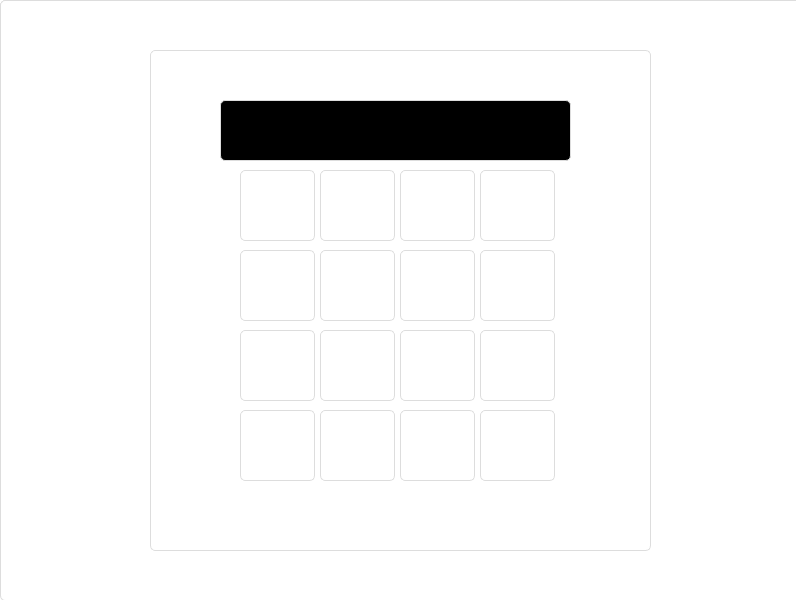
<?xml version="1.0" encoding="UTF-8"?>
<ui version="4.0">
 <class>MainWindow</class>
 <widget class="QMainWindow" name="MainWindow">
  <property name="geometry">
   <rect>
    <x>0</x>
    <y>0</y>
    <width>796</width>
    <height>600</height>
   </rect>
  </property>
  <property name="windowTitle">
   <string>MainWindow</string>
  </property>
  <property name="styleSheet">
   <string notr="true">padding: 10px;
    border: 1px solid #ddd;
    border-radius: 5px;
    font-size: 14px;
    background-color: white;</string>
  </property>
  <widget class="QWidget" name="centralwidget">
   <widget class="QWidget" name="widget" native="true">
    <property name="geometry">
     <rect>
      <x>0</x>
      <y>0</y>
      <width>801</width>
      <height>601</height>
     </rect>
    </property>
    <property name="styleSheet">
     <string notr="true">    background: qlineargradient(x1: 0, y1: 0, x2: 0, y2: 1, 
                                stop: 0 #e0f7ff, stop: 1 #ffffff);
    font-family: &quot;Arial&quot;;
    font-size: 14px;
    color: #333333;</string>
    </property>
    <widget class="QWidget" name="widget_2" native="true">
     <property name="geometry">
      <rect>
       <x>150</x>
       <y>50</y>
       <width>501</width>
       <height>501</height>
      </rect>
     </property>
     <property name="styleSheet">
      <string notr="true">background-color: transparent</string>
     </property>
     <widget class="QPushButton" name="pushButton">
      <property name="geometry">
       <rect>
        <x>90</x>
        <y>200</y>
        <width>75</width>
        <height>71</height>
       </rect>
      </property>
      <property name="text">
       <string/>
      </property>
      <property name="icon">
       <iconset>
        <normaloff>../img/keyboard_key_4.png</normaloff>../img/keyboard_key_4.png</iconset>
      </property>
      <property name="iconSize">
       <size>
        <width>50</width>
        <height>50</height>
       </size>
      </property>
     </widget>
     <widget class="QPushButton" name="pushButton_2">
      <property name="geometry">
       <rect>
        <x>90</x>
        <y>280</y>
        <width>75</width>
        <height>71</height>
       </rect>
      </property>
      <property name="text">
       <string/>
      </property>
      <property name="icon">
       <iconset>
        <normaloff>../img/keyboard_key_1.png</normaloff>../img/keyboard_key_1.png</iconset>
      </property>
      <property name="iconSize">
       <size>
        <width>50</width>
        <height>50</height>
       </size>
      </property>
     </widget>
     <widget class="QPushButton" name="pushButton_3">
      <property name="geometry">
       <rect>
        <x>90</x>
        <y>120</y>
        <width>75</width>
        <height>71</height>
       </rect>
      </property>
      <property name="text">
       <string/>
      </property>
      <property name="icon">
       <iconset>
        <normaloff>../img/keyboard_key_7.png</normaloff>../img/keyboard_key_7.png</iconset>
      </property>
      <property name="iconSize">
       <size>
        <width>50</width>
        <height>50</height>
       </size>
      </property>
     </widget>
     <widget class="QPushButton" name="pushButton_4">
      <property name="geometry">
       <rect>
        <x>170</x>
        <y>120</y>
        <width>75</width>
        <height>71</height>
       </rect>
      </property>
      <property name="text">
       <string/>
      </property>
      <property name="icon">
       <iconset>
        <normaloff>../img/keyboard_key_8.png</normaloff>../img/keyboard_key_8.png</iconset>
      </property>
      <property name="iconSize">
       <size>
        <width>50</width>
        <height>50</height>
       </size>
      </property>
     </widget>
     <widget class="QPushButton" name="pushButton_5">
      <property name="geometry">
       <rect>
        <x>250</x>
        <y>120</y>
        <width>75</width>
        <height>71</height>
       </rect>
      </property>
      <property name="text">
       <string/>
      </property>
      <property name="icon">
       <iconset>
        <normaloff>../img/keyboard_key_9.png</normaloff>../img/keyboard_key_9.png</iconset>
      </property>
      <property name="iconSize">
       <size>
        <width>50</width>
        <height>50</height>
       </size>
      </property>
     </widget>
     <widget class="QPushButton" name="pushButton_6">
      <property name="geometry">
       <rect>
        <x>330</x>
        <y>120</y>
        <width>75</width>
        <height>71</height>
       </rect>
      </property>
      <property name="text">
       <string/>
      </property>
      <property name="icon">
       <iconset>
        <normaloff>../img/divide.png</normaloff>../img/divide.png</iconset>
      </property>
      <property name="iconSize">
       <size>
        <width>50</width>
        <height>50</height>
       </size>
      </property>
     </widget>
     <widget class="QPushButton" name="pushButton_7">
      <property name="geometry">
       <rect>
        <x>250</x>
        <y>200</y>
        <width>75</width>
        <height>71</height>
       </rect>
      </property>
      <property name="text">
       <string/>
      </property>
      <property name="icon">
       <iconset>
        <normaloff>../img/keyboard_key_6.png</normaloff>../img/keyboard_key_6.png</iconset>
      </property>
      <property name="iconSize">
       <size>
        <width>50</width>
        <height>50</height>
       </size>
      </property>
     </widget>
     <widget class="QPushButton" name="pushButton_8">
      <property name="geometry">
       <rect>
        <x>250</x>
        <y>280</y>
        <width>75</width>
        <height>71</height>
       </rect>
      </property>
      <property name="text">
       <string/>
      </property>
      <property name="icon">
       <iconset>
        <normaloff>../img/keyboard_key_3.png</normaloff>../img/keyboard_key_3.png</iconset>
      </property>
      <property name="iconSize">
       <size>
        <width>50</width>
        <height>50</height>
       </size>
      </property>
     </widget>
     <widget class="QPushButton" name="pushButton_9">
      <property name="geometry">
       <rect>
        <x>250</x>
        <y>360</y>
        <width>75</width>
        <height>71</height>
       </rect>
      </property>
      <property name="text">
       <string/>
      </property>
      <property name="icon">
       <iconset>
        <normaloff>../img/equal.png</normaloff>../img/equal.png</iconset>
      </property>
      <property name="iconSize">
       <size>
        <width>50</width>
        <height>50</height>
       </size>
      </property>
     </widget>
     <widget class="QPushButton" name="pushButton_10">
      <property name="geometry">
       <rect>
        <x>330</x>
        <y>360</y>
        <width>75</width>
        <height>71</height>
       </rect>
      </property>
      <property name="text">
       <string/>
      </property>
      <property name="icon">
       <iconset>
        <normaloff>../img/plus_button_icon.png</normaloff>../img/plus_button_icon.png</iconset>
      </property>
      <property name="iconSize">
       <size>
        <width>50</width>
        <height>50</height>
       </size>
      </property>
     </widget>
     <widget class="QPushButton" name="pushButton_11">
      <property name="geometry">
       <rect>
        <x>330</x>
        <y>280</y>
        <width>75</width>
        <height>71</height>
       </rect>
      </property>
      <property name="text">
       <string/>
      </property>
      <property name="icon">
       <iconset>
        <normaloff>../img/minus_button_icon.png</normaloff>../img/minus_button_icon.png</iconset>
      </property>
      <property name="iconSize">
       <size>
        <width>50</width>
        <height>50</height>
       </size>
      </property>
     </widget>
     <widget class="QPushButton" name="pushButton_12">
      <property name="geometry">
       <rect>
        <x>330</x>
        <y>200</y>
        <width>75</width>
        <height>71</height>
       </rect>
      </property>
      <property name="text">
       <string/>
      </property>
      <property name="icon">
       <iconset>
        <normaloff>../img/Multiply.png</normaloff>../img/Multiply.png</iconset>
      </property>
      <property name="iconSize">
       <size>
        <width>50</width>
        <height>50</height>
       </size>
      </property>
     </widget>
     <widget class="QPushButton" name="pushButton_13">
      <property name="geometry">
       <rect>
        <x>170</x>
        <y>360</y>
        <width>75</width>
        <height>71</height>
       </rect>
      </property>
      <property name="text">
       <string/>
      </property>
      <property name="icon">
       <iconset>
        <normaloff>../img/dot.png</normaloff>../img/dot.png</iconset>
      </property>
      <property name="iconSize">
       <size>
        <width>50</width>
        <height>50</height>
       </size>
      </property>
     </widget>
     <widget class="QPushButton" name="pushButton_14">
      <property name="geometry">
       <rect>
        <x>170</x>
        <y>280</y>
        <width>75</width>
        <height>71</height>
       </rect>
      </property>
      <property name="text">
       <string/>
      </property>
      <property name="icon">
       <iconset>
        <normaloff>../img/keyboard_key_2.png</normaloff>../img/keyboard_key_2.png</iconset>
      </property>
      <property name="iconSize">
       <size>
        <width>50</width>
        <height>50</height>
       </size>
      </property>
     </widget>
     <widget class="QPushButton" name="pushButton_15">
      <property name="geometry">
       <rect>
        <x>170</x>
        <y>200</y>
        <width>75</width>
        <height>71</height>
       </rect>
      </property>
      <property name="text">
       <string/>
      </property>
      <property name="icon">
       <iconset>
        <normaloff>../img/keyboard_key_5.png</normaloff>../img/keyboard_key_5.png</iconset>
      </property>
      <property name="iconSize">
       <size>
        <width>50</width>
        <height>50</height>
       </size>
      </property>
     </widget>
     <widget class="QPushButton" name="pushButton_16">
      <property name="geometry">
       <rect>
        <x>90</x>
        <y>360</y>
        <width>75</width>
        <height>71</height>
       </rect>
      </property>
      <property name="text">
       <string/>
      </property>
      <property name="icon">
       <iconset>
        <normaloff>../img/keyboard_key_0.png</normaloff>../img/keyboard_key_0.png</iconset>
      </property>
      <property name="iconSize">
       <size>
        <width>50</width>
        <height>50</height>
       </size>
      </property>
     </widget>
     <widget class="QTextEdit" name="textEdit">
      <property name="geometry">
       <rect>
        <x>70</x>
        <y>50</y>
        <width>351</width>
        <height>61</height>
       </rect>
      </property>
      <property name="styleSheet">
       <string notr="true">        background-color: black;
        color: white;
        font-size: 24px;
        padding: 10px;
        border-radius: 5px;</string>
      </property>
     </widget>
    </widget>
   </widget>
  </widget>
 </widget>
 <resources/>
 <connections/>
</ui>
